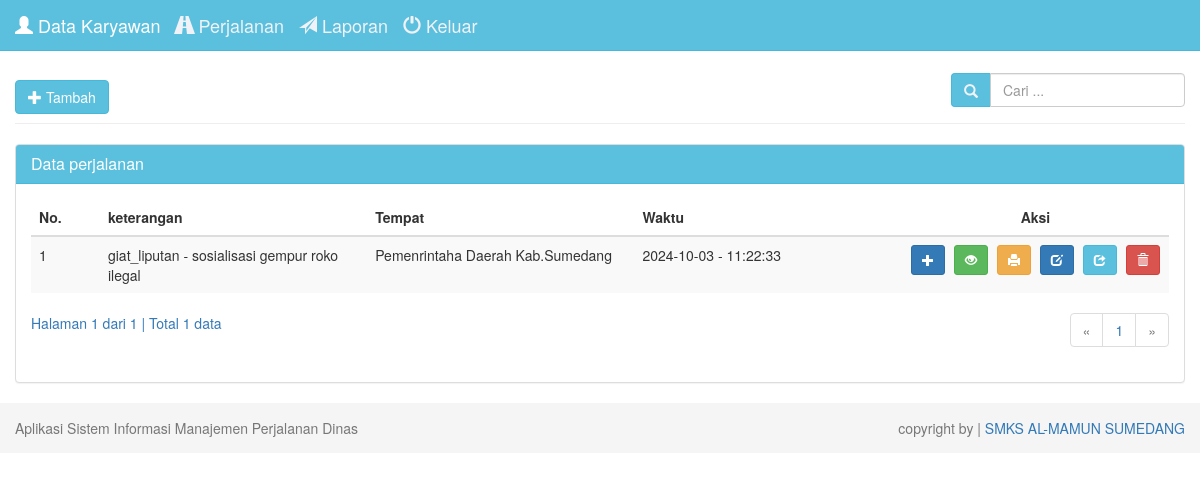
The page /index.php?page=perjalanan-tampil (signed in) on the database its author committed.
### tables this page shows
CREATE TABLE `perjalanan` (
  `id_perjalanan` int(20) NOT NULL,
  `tempat` varchar(255) NOT NULL,
  `tanggal` date NOT NULL,
  `waktu` time NOT NULL,
  `jenis_tugas` varchar(30) NOT NULL,
  `keterangan` varchar(255) NOT NULL,
  `status` varchar(255) NOT NULL,
  `lampiran` varchar(255) NOT NULL
);

### perjalanan/tampil.php (the view, shortened to what this page needs)
<?php
if (isset($_POST['cari'])) {
    $cari = $_POST['cari'];
} else {
    $cari = "";
}
?>
<div class="row">
    <div class="col-md-12">
        <div class="page-header">
            <a class="btn btn-info" href="?page=perjalanan-tambah">
                <i class="glyphicon glyphicon-plus"></i> Tambah
            </a>
            <div class="pull-right btn-tambah">
                <form class="form-inline" method="POST" action="?page=perjalanan-tampil">
                    <div class="form-group">
                        <div class="input-group">
                            <div class="input-group-addon">
                                <i class="glyphicon glyphicon-search"></i>
                            </div>
                            <input type="text" class="form-control" name="cari" placeholder="Cari ..." autocomplete="off" value="<?php echo $cari; ?>">
                        </div>
                    </div>
                </form>
            </div>
        </div>
        <div class="panel panel-default">
            <div class="panel-heading">
                <h3 class="panel-title">Data perjalanan</h3>
            </div>
            <div class="panel-body">
                <div class="table-responsive">
                    <table class="table table-striped table-hover">
                        <thead>
                            <tr>
                                <th>No.</th>
                                <th>keterangan</th>
                                <th>Tempat</th>
                                <th>Waktu</th>
                                <th class='center'>Aksi</th>
                            </tr>
                        </thead>
                        <tbody>
                            <?php
                            $batas = 10;
                            if (isset($cari)) {
                                $jumlah_record = mysqli_query($db, "SELECT * FROM perjalanan WHERE id_perjalanan LIKE '%$cari%' OR keterangan LIKE '%$cari%'") or die('Ada kesalahan pada query jumlah_record: ' . mysqli_error($db));
                            } else {
                                $jumlah_record = mysqli_query($db, "SELECT * FROM perjalanan") or die('Ada kesalahan pada query jumlah_record: ' . mysqli_error($db));
                            }
                            $jumlah  = mysqli_num_rows($jumlah_record);
                            $halaman = ceil($jumlah / $batas);
                            $page    = (isset($_GET['hal'])) ? (int)$_GET['hal'] : 1;
                            $mulai   = ($page - 1) * $batas;
                            $no = 1;
                            if (isset($cari)) {
                                $query = mysqli_query($db, "SELECT * FROM perjalanan WHERE id_perjalanan LIKE '%$cari%' OR keterangan LIKE '%$cari%' ORDER BY id_perjalanan LIMIT $mulai, $batas")
                                    or die('Ada kesalahan pada query perjalanan: ' . mysqli_error($db));
                            } else {
                                $query = mysqli_query($db, "SELECT * FROM perjalanan ORDER BY id_perjalanan LIMIT $mulai, $batas") or die('Ada kesalahan pada query perjalanan: ' . mysqli_error($db));
                            }
                            while ($data = mysqli_fetch_assoc($query)) {
                                echo "  <tr>
                      <td width='20'>$no</td>
                      <td width='150'>$data[jenis_tugas] - $data[keterangan]</td>
                      <td width='150'>$data[tempat]</td>
                      <td width='150'>$data[tanggal] - $data[waktu]</td>
                      <td width='150' class='center'>
                        <div class=''>
                       <a data-toggle='tooltip' data-placement='top' title='Penugasan' style='margin-right:5px' class='btn btn-primary btn-sm' href='?page=tambah-penugasan&id=$data[id_perjalanan]'> <i class='glyphicon glyphicon-plus'></i></a>
                        <a data-toggle='tooltip' data-placement='top' title='Detail' style='margin-right:5px' class='btn btn-success btn-sm' href='?page=perjalanan-detail&id=$data[id_perjalanan]'> <i class='glyphicon glyphicon-eye-open'></i> </a>
                        <a data-toggle='tooltip' data-placement='top' title='Print' style='margin-right:5px' class='btn btn-warning btn-sm' href='?page=perjalanan-print-detail&id=$data[id_perjalanan]' target='_blank'> <i class='glyphicon glyphicon-print'></i> </a>
                        <a data-toggle='tooltip' data-placement='top' title='Edit' style='margin-right:5px' class='btn btn-primary btn-sm' href='?page=perjalanan-edit&id=$data[id_perjalanan]'> <i class='glyphicon glyphicon-edit'></i></a>
                        <a data-toggle='tooltip' data-placement='top' title='Kirim' style='margin-right:5px' class='btn btn-info btn-sm' href='?page=perjalanan-kirim&id=$data[id_perjalanan]'><i class='glyphicon glyphicon-share'></i></a>
                                                ";
                            ?>
                                <a data-toggle="tooltip" data-placement="top" title="Hapus" class="btn btn-danger btn-sm" href="?page=perjalanan-hapus&id=<?php echo $data['id_perjalanan']; ?>" onclick="return confirm('Anda yakin ingin menghapus <?php echo $data['keterangan']; ?>?');"> <i class="glyphicon glyphicon-trash"></i></a>
                            <?php
                                echo "
                        </div>
                      </td>
                    </tr>";
                                $no++;
                            }
                            ?>
                        </tbody>
                    </table>
                    <?php
                    if (empty($_GET['hal'])) {
                        $halaman_aktif = '1';
                    } else {
                        $halaman_aktif = $_GET['hal'];
                    }
                    ?>
                    <a>
                        Halaman <?php echo $halaman_aktif; ?> dari <?php echo $halaman; ?> |
                        Total <?php echo $jumlah; ?> data
                    </a>
                    <nav>
                        <ul class="pagination pull-right">
                            <?php
                            if ($halaman_aktif <= '1') { ?>
                                <li class="disabled">
                                    <a href="" aria-label="Previous">
                                        <span aria-hidden="true">&laquo;</span>
                                    </a>
                                </li>
                            <?php
                            }
                            ?>
                            <?php
                            for ($x = 1; $x <= $halaman; $x++) { ?>
                                <li class="">
                                    <a href="?page=perjalanan-tampil&hal=<?php echo $x ?>"><?php echo $x ?></a>
                                </li>
                            <?php
                            }
                            ?>
                            <?php
                            if ($halaman_aktif >= $halaman) { ?>
                                <li class="disabled">
                                    <a href="" aria-label="Next">
                                        <span aria-hidden="true">&raquo;</span>
                                    </a>
                                </li>
                            <?php
                            }
                            ?>
                        </ul>
                    </nav>
                </div>
            </div>
        </div>
    </div>
</div>

### assets/css/style.css (style rules this page uses)
body { padding-top: 40px; }
.panel-default > .panel-heading { background-color: #5bc0de; border-color: #46b8da; color: #fff; }
.input-group-addon { background-color: #5bc0de; border: 1px solid #46b8da; border-radius: 4px; color: #f1f2f7; }
.btn-tambah { margin-top: -7px; }
.center { text-align: center; }
.pagination { margin-top: -20px; }

### rows shown on the page
perjalanan: jenis_tugas "giat_liputan", keterangan "sosialisasi gempur roko ilegal", tempat "Pemenrintaha Daerah Kab.Sumedang", tanggal "2024-10-03", waktu "11:22:33"

### other values the page prints
$halaman_aktif "1"
$halaman "1"
$jumlah "1"
